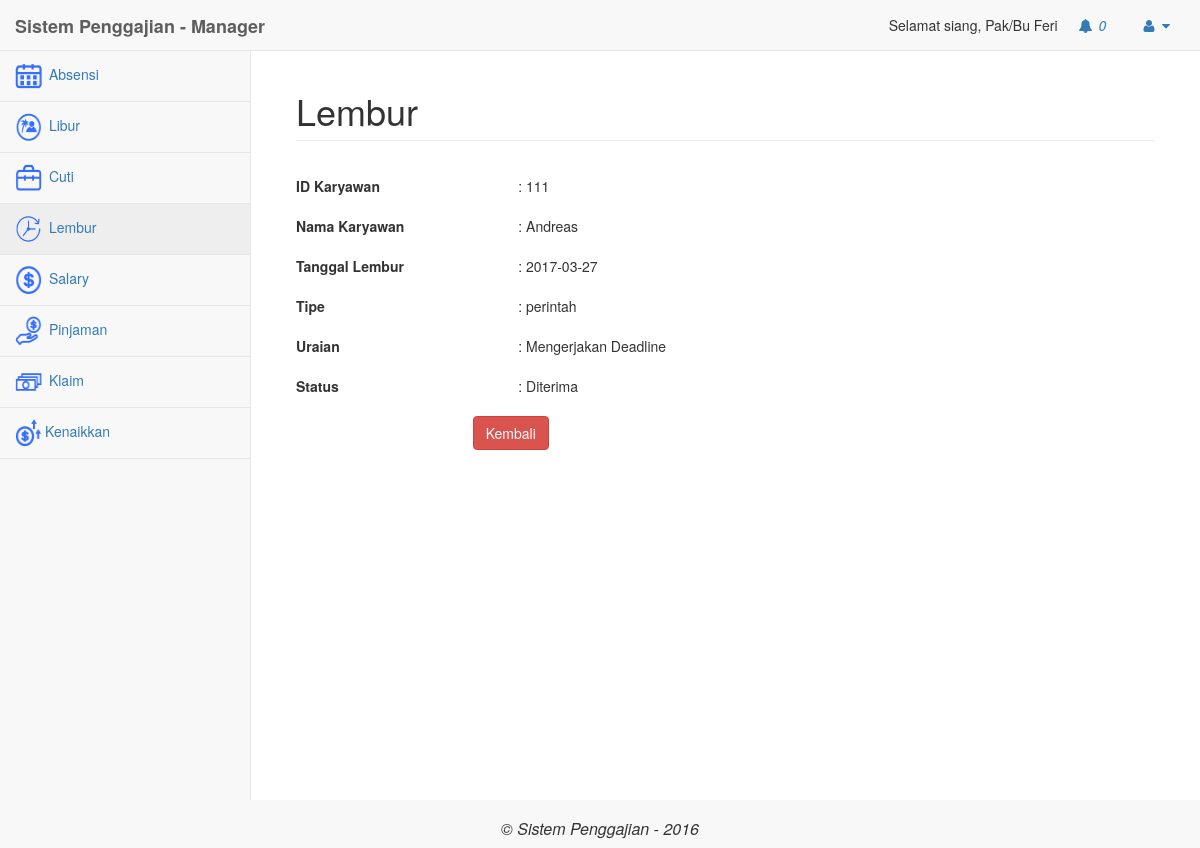
/manager/index.php?modul=lembur&act=detailLembur&id=1 (signed in), run on the app's committed database.
### tables this page shows
CREATE TABLE `user` (
  `Id_User` int(11) NOT NULL,
  `Email` varchar(50) NOT NULL,
  `Password` varchar(30) NOT NULL,
  `Tgl_Lahir` date NOT NULL,
  `Nama` text NOT NULL,
  `status` varchar(20) NOT NULL,
  `Tgl_Join` date NOT NULL,
  `Jabatan` varchar(20) NOT NULL,
  `id_divisi` int(11) NOT NULL,
  `no_rekening` varchar(20) NOT NULL,
  `cabang` varchar(50) NOT NULL,
  `Level` int(11) NOT NULL,
  `gaji_pokok` int(11) NOT NULL,
  `tipe` varchar(50) NOT NULL,
  `tanggungan` int(3) NOT NULL
);

CREATE TABLE `lembur` (
  `id` int(11) NOT NULL,
  `id_karyawan` int(11) NOT NULL,
  `id_divisi` int(11) NOT NULL,
  `cabang` varchar(50) NOT NULL,
  `level` int(2) NOT NULL,
  `tanggal` date NOT NULL,
  `periode` varchar(50) NOT NULL,
  `tipe` varchar(20) NOT NULL,
  `uraian` text NOT NULL,
  `status` varchar(20) NOT NULL
);

### manager/mod_lembur/detailLembur.php (the view)
<?php
	include '../config/koneksi.php';
	$id = $_GET['id'];
	$query = "SELECT * FROM lembur where id ='$id'";
		$hasil = mysqli_query($k, $query);
		$data = mysqli_fetch_array($hasil);
		$sql_data_karyawan = mysqli_query($k,"SELECT * FROM user where Id_User = '$data[id_karyawan]'");
		$data_karyawan = mysqli_fetch_array($sql_data_karyawan);
?>
<form method="POST" action="../controller/doInsertSalary.php" class="form-horizontal">
	<div class="form-group"><label class="col-sm-3">
	ID Karyawan</label> <div class="col-sm-3">: <?php echo $data['id_karyawan']; ?>
</div></div>
<div class="form-group"><label class="col-sm-3">
	Nama Karyawan</label> <div class="col-sm-3">: <?php echo $data_karyawan['Nama']; ?>
</div></div>
	<div class="form-group"><label class="col-sm-3">
		Tanggal Lembur</label><div class="col-sm-3">: <?php echo $data['tanggal'] ?>
	</div></div>
	<div class="form-group"><label class="col-sm-3">
		Tipe</label> <div class="col-sm-3">: <?php echo $data['tipe'] ?>
	</div></div>
	<div class="form-group"><label class="col-sm-3">
		Uraian</label> <div class="col-sm-3">: <?php echo $data['uraian'] ?>
	</div></div>
	<div class="form-group"><label class="col-sm-3">
	Status</label> <div class="col-sm-3">
	<?php
		if($data['level'] == 1){
			echo "<select name='status_request' class='form-control'>";
			 if($data['status'] == "diterima"){
				echo "<option value='diterima' selected>Diterima</option>
				<option value='menunggu'>Menunggu</option>
				<option value='ditolak'>Ditolak</option>";
			}else{
				echo "<option value='diterima'>Diterima</option>
				<option value='menunggu' selected>Menunggu</option>
				<option value='ditolak'>Ditolak</option>";
			}
			echo "</select>";
		}else{
			echo ": ".$data['status'];
		}
	?>
</div></div>
	<?php if($data['level'] == 1){
  echo "<div class='form-group'>
	<div class='col-sm-6'>
		<textarea name='msg' placeholder='Kirim pesan anda' class='form-control' rows='5' style='max-width:100%;'></textarea>
	</div>
 </div>
<div style='text-align:center;' class='col-sm-6'><input type='submit' value='Simpan' class='btn btn-primary'>  <a class='btn btn-danger' onclick='javascript:history.back()'>Kembali</a></div>";
}else{
	echo "<div style='text-align:center;' class='col-sm-6'><a class='btn btn-danger' onclick='javascript:history.back()'>Kembali</a></div>";
}
?>
	</form>

### manager/index.php (shortened to what this page needs)
<?php
if(isset($_SESSION['login']) && $_SESSION['login'] == true){
	?>
	<?php
	require_once("../config/koneksi.php");
	$sql ="SELECT * FROM user WHERE Id_User=$_SESSION[id_karyawan]";
	$hasil2 = mysqli_query($k, $sql);
	$nama = mysqli_fetch_assoc($hasil2);
?>
<!DOCTYPE html>
<html lang="en">
<head>
    <link href="../libs/bower_components/bootstrap/dist/css/bootstrap.min.css" rel="stylesheet">
    <link href="../libs/bower_components/metisMenu/dist/metisMenu.min.css" rel="stylesheet">
    <link href="../libs/dist/css/sb-admin-2.css" rel="stylesheet">
    <link href="../libs/bower_components/font-awesome/css/font-awesome.min.css" rel="stylesheet" type="text/css">
</head>
<body>
<?php
	$sql_notifikasi1 = mysqli_query($k,"SELECT * FROM notifikasi WHERE level = '1' AND isRead = 'n'");
?>
    <div id="wrapper">
        <nav class="navbar navbar-default navbar-static-top" role="navigation" style="margin-bottom: 0">
            <div class="navbar-header">
                <a class="navbar-brand" href="index.php"><b>Sistem Penggajian - Manager</b></a>
            </div>
            <ul class="nav navbar-top-links navbar-right">
				<?php echo "Selamat siang, Pak/Bu ".$nama['Nama'];?>
                <li class="dropdown" onclick="notif()">
                    <a class="dropdown-toggle" data-toggle="dropdown" href="#">
                        <i class="fa fa-bell fa-fw"></i>
							<i id="cekNotif"><?php echo mysqli_num_rows($sql_notifikasi1); ?></i>
                    </a>
                </li>
                <li class="dropdown">
                    <a class="dropdown-toggle" data-toggle="dropdown" href="#">
                        <i class="fa fa-user fa-fw"></i>  <i class="fa fa-caret-down"></i>
                    </a>
                </li>
            </ul>
<div class="navbar-default sidebar" role="navigation">
                <div class="sidebar-nav navbar-collapse">
                    <ul class="nav" id="side-menu">
                       <li>
									<a href="?modul=absensi"><span class="icon-navigasi"><img src="../libs/images/icon-absensi.png" class=""/></span> Absensi</a>
								</li>
								<li>
									<a href="?modul=libur"><span class="icon-navigasi"><img src="../libs/images/icon-libur.png" class=""/></span> Libur</a>
								</li>
								<li>
									<a href="?modul=cuti"><span class="icon-navigasi"><img src="../libs/images/icon-cuti.png" class=""/></span> Cuti</a>
								</li>
								<li>
									<a href="?modul=lembur"><span class="icon-navigasi"><img src="../libs/images/icon-lembur.png" class=""/></span> Lembur</a>
								</li>
								<li>
									<a href="?modul=salary"><span class="icon-navigasi"><img src="../libs/images/icon-salary.png" class=""/></span> Salary</a>
								</li>
								<li>
									<a href="?modul=pinjaman"><span class="icon-navigasi"><img src="../libs/images/icon-loan.png" class=""/></span> Pinjaman</a>
								</li>
								<li>
									<a href="?modul=klaim"><span class="icon-navigasi"><img src="../libs/images/icon-klaim.png" class=""/></span> Klaim</a>
								</li>
								<li>
									<a href="?modul=kenaikkan"><span class="icon-navigasi"><img src="../libs/images/icon-kenaikkan.png" class=""/></span>Kenaikkan </a>
								</li>
                    </ul>
                </div>
            </div>
        </nav>
	<?php
	if(isset($_GET['modul'])){
		$modul = $_GET['modul'];
	}else{
		$modul="";
	}
?>
        <div id="page-wrapper">
            <div class="container-fluid">
               <div class="row">
                     <div class="col-lg-12">
                        <h1 class="page-header"><?php
							if($modul != ""){
								if($modul == "kenaikkan"){
									$judul = "Kenaikkan Gaji";
								}elseif($modul == "pinjaman"){
									$judul = "Pinjaman";
								}elseif($modul == "absensi"){
									$judul = "Absensi";
								}elseif($modul == "libur"){
									$judul = "Libur";
								}elseif($modul == "cuti"){
									$judul = "Cuti";
								}elseif($modul == "lembur"){
									$judul = "Lembur";
								}elseif($modul == "salary"){
									$judul = "Salary";
								}elseif($modul == "klaim"){
									$judul = "Klaim";
								}elseif($modul == "user"){
									$judul = "User";
								}elseif($modul == "penilaian"){
									$judul = "Penilaian";
								}elseif($modul == "karyawanPinjaman"){
									$judul = "Pinjaman - Karyawan";
								}elseif($modul == "karyawanKenaikkan"){
									$judul = "Kenaikkan Gaji - Karyawan";
								}elseif($modul == "karyawanKlaim"){
									$judul = "Klaim - Karyawan";
								}elseif($modul == "karyawanCuti"){
									$judul = "Cuti - Karyawan";
								}elseif($modul == "karyawanSalary"){
									$judul = "Salary - Karyawan";
								}elseif($modul == "karyawanLembur"){
									$judul = "Lembur - Karyawan";
								}elseif($modul == "karyawanLibur"){
									$judul = "Libur - Karyawan";
								}elseif($modul == "karyawanAbsensi"){
									$judul = "Absensi - Karyawan";
								}elseif($modul == "notifikasi"){
									$judul = "Notifikasi";
								}elseif($modul == "profile"){
									$judul = "User Profile";
								}
							}else{
								$judul = "Dashboard";
								$modul = "dashboard";
							}
							echo $judul;
						?></h1>
                    </div>
				</div>
					<div class="row">
						<div class="panel-body">
<?php
switch($modul){
	?>
<?php
	case "lembur" :
		include "mod_lembur/lembur.php";
	break;
}
?>
                        </div>
                    </div>
            </div>
        </div>
			</div>
		<div class="navbar-header" style="width:100%">
            <h1 style="font-size: 16px; text-align: center;"><i>&copy; Sistem Penggajian - 2016</i> </h1>
        </div>
</body>
</html>
<?php
}
else{
	header("Location:../index.php");
}
?>

### manager/index.php (style rules this page uses)
.icon-navigasi img { width: 30px; height: 30px; padding-right:3px; }

### data on the page
user: Nama "Feri"
lembur: id_karyawan "111", tanggal "2017-03-27", tipe "perintah", uraian "Mengerjakan Deadline", status "Diterima"
user: Nama "Andreas"

### other printed values
mysqli_num_rows($sql_notifikasi1) "0"
$judul "Lembur"
